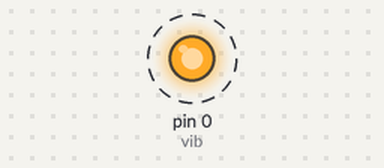
Bench run of a sketch on a simulated Arduino Uno, built with avr-gcc and run on an emulated ATmega328P. Shown: output pins drawn as LEDs (lit = HIGH). Dashed ring = blinking.

Above: at 0.05 s.
Timing chart, 0 to 3.0 s (numbered marks = the images above):
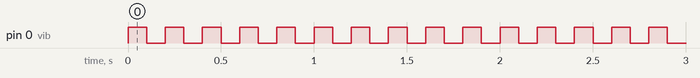

The sketch:

haptic_feedback_test.ino
```cpp
int vib = 0;

void setup() {
  // put your setup code here, to run once:
  pinMode(vib, OUTPUT);
}

void loop() {
  // put your main code here, to run repeatedly:
  digitalWrite(vib,HIGH);
  delay(100);
  digitalWrite(vib,LOW);
  delay(100);
}
```

Measured:
- by itself, pin 0 (vib): alternates HIGH for 0.10 s and LOW for 0.10 s
